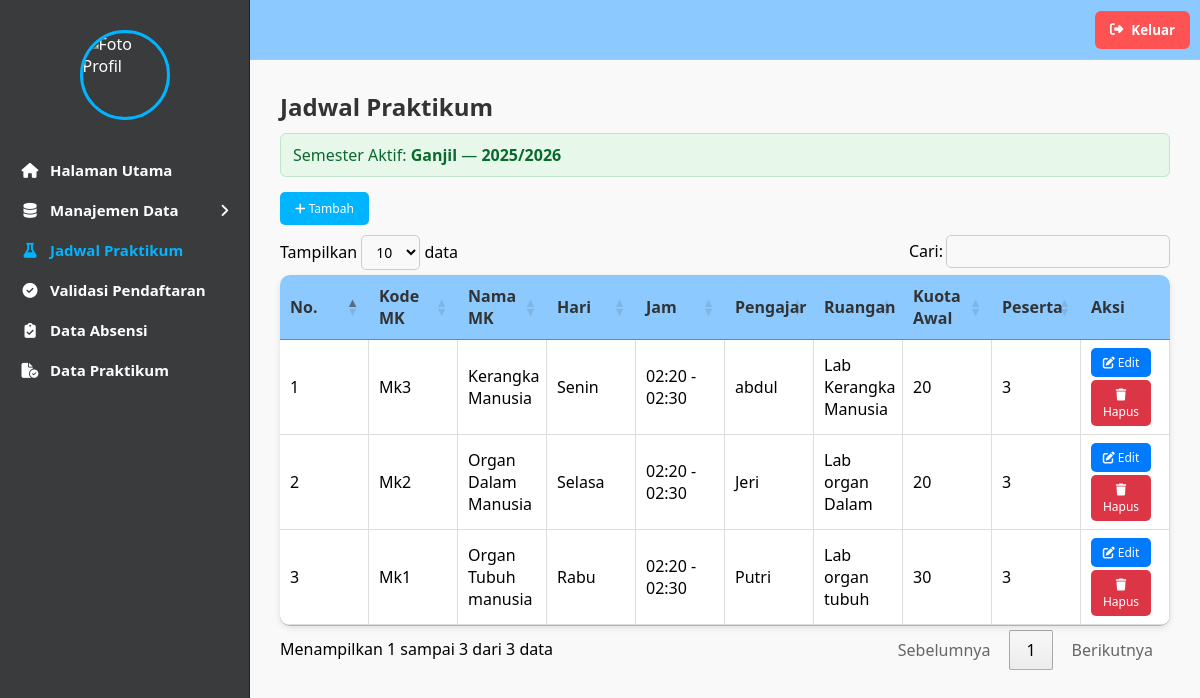
/admin/jadwal/jadwal.php (signed in), run on the app's committed database.
### tables this page shows
CREATE TABLE `semester` (
  `id` int NOT NULL,
  `nama_semester` varchar(50) NOT NULL,
  `tahun_ajaran` varchar(20) NOT NULL,
  `status` enum('Aktif','Tidak Aktif') NOT NULL DEFAULT 'Aktif'
);

CREATE TABLE `jadwal_praktikum` (
  `id` int NOT NULL,
  `id_mk` int NOT NULL,
  `id_dosen` int NOT NULL,
  `id_ruangan` int NOT NULL,
  `id_semester` int NOT NULL,
  `hari` enum('Senin','Selasa','Rabu','Kamis','Jumat','Sabtu','Minggu') NOT NULL,
  `jam_mulai` time NOT NULL,
  `jam_selesai` time NOT NULL,
  `kuota` int NOT NULL,
  `kuota_awal` int DEFAULT NULL,
  `peserta` int NOT NULL DEFAULT '0'
);

CREATE TABLE `matakuliah_praktikum` (
  `id` int NOT NULL,
  `kode_mk` varchar(20) NOT NULL,
  `nama_mk` varchar(100) NOT NULL,
  `sks` int NOT NULL,
  `semester` varchar(10) NOT NULL,
  `id_semester` int DEFAULT NULL,
  `modul` varchar(255) DEFAULT NULL
);

CREATE TABLE `dosen` (
  `id` int NOT NULL,
  `nidn` varchar(20) NOT NULL,
  `nama` varchar(100) NOT NULL,
  `prodi` enum('Farmasi','Analis Kesehatan') NOT NULL,
  `jenis_kelamin` enum('Laki-laki','Perempuan') NOT NULL,
  `alamat` varchar(255) DEFAULT NULL,
  `no_hp` varchar(20) DEFAULT NULL,
  `user_id` int DEFAULT NULL
);

CREATE TABLE `ruangan` (
  `id` int NOT NULL,
  `kode_ruangan` varchar(20) NOT NULL,
  `nama_ruangan` varchar(100) NOT NULL,
  `kapasitas` int NOT NULL,
  `lokasi` varchar(100) NOT NULL
);

### admin/jadwal/jadwal.php (the view, shortened to what this page needs)
<?php
include '../../koneksi/koneksi.php';
include '../../koneksi/sidebar.php';
function e($v){ return htmlspecialchars((string)($v ?? ''), ENT_QUOTES, 'UTF-8'); }
$rsSem = mysqli_query($conn, "SELECT id, nama_semester, tahun_ajaran FROM semester WHERE status='Aktif' LIMIT 1");
$semAktif = mysqli_fetch_assoc($rsSem);
$id_semester_aktif = $semAktif['id'] ?? null;
?>
<!doctype html>
<html>
<head>
  <link rel="stylesheet" href="https://cdn.datatables.net/1.13.6/css/jquery.dataTables.min.css">
  <link rel="stylesheet" href="https://cdnjs.cloudflare.com/ajax/libs/font-awesome/6.5.0/css/all.min.css">
</head>
<body>
<div class="konten-utama">
  <h2>Jadwal Praktikum</h2>
  <?php if($id_semester_aktif): ?>
    <div class="info-sem info-aktif">
      Semester Aktif: <b><?= e($semAktif['nama_semester']) ?></b> — <b><?= e($semAktif['tahun_ajaran']) ?></b>
    </div>
  <?php else: ?>
    <div class="info-sem info-none">
      Belum ada <b>Semester</b> berstatus <b>Aktif</b>. Silakan aktifkan/ tambahkan semester terlebih dahulu pada menu Semester.
    </div>
  <?php endif; ?>
  <button class="tombol tombol-tambah" onclick="tambahJadwal()" <?= $id_semester_aktif ? '' : 'disabled' ?>>
    <i class="fa-solid fa-plus"></i> Tambah
  </button>
  <table id="tabel-jadwal" class="tabel-jadwal">
    <thead>
      <tr>
        <th>No.</th>
        <th>Kode MK</th>
        <th>Nama MK</th>
        <th>Hari</th>
        <th>Jam</th>
        <th>Pengajar</th>
        <th>Ruangan</th>
        <th>Kuota Awal</th>
        <th>Peserta</th>
        <th>Aksi</th>
      </tr>
    </thead>
    <tbody>
<?php
$no = 1;
if ($id_semester_aktif) {
    $query = mysqli_query($conn, "
        SELECT jp.*, mk.kode_mk, mk.nama_mk, d.nama as pengajar, r.nama_ruangan,
               (SELECT COUNT(*) FROM pilihan_jadwal pj WHERE pj.id_jadwal = jp.id) as peserta
        FROM jadwal_praktikum jp
        LEFT JOIN matakuliah_praktikum mk ON jp.id_mk = mk.id
        LEFT JOIN dosen d ON jp.id_dosen = d.id
        LEFT JOIN ruangan r ON jp.id_ruangan = r.id
        WHERE jp.id_semester = {$id_semester_aktif}
        ORDER BY jp.hari, jp.jam_mulai ASC, jp.id ASC
    ");
} else {
    $query = mysqli_query($conn, "SELECT 1 WHERE 1=0");
}
while($row = mysqli_fetch_assoc($query)) {
    $mulai   = isset($row['jam_mulai'])   ? date('H:i', strtotime($row['jam_mulai']))   : '00:00';
    $selesai = isset($row['jam_selesai']) ? date('H:i', strtotime($row['jam_selesai'])) : '00:00';
?>
<tr>
    <td data-label="No"><?= $no++; ?></td>
    <td data-label="Kode MK"><?= e($row['kode_mk'] ?? '') ?></td>
    <td data-label="Nama MK"><?= e($row['nama_mk'] ?? '') ?></td>
    <td data-label="Hari"><?= e($row['hari'] ?? '') ?></td>
    <td data-label="Jam"><?= $mulai . ' - ' . $selesai; ?></td>
    <td data-label="Pengajar"><?= e($row['pengajar'] ?? '') ?></td>
    <td data-label="Ruangan"><?= e($row['nama_ruangan'] ?? '') ?></td>
    <td data-label="Kuota Awal"><?= (int)($row['kuota_awal'] ?? 0); ?></td>
    <td data-label="Peserta"><?= (int)($row['peserta'] ?? 0); ?></td>
    <td data-label="Aksi">
        <button class="tombol tombol-edit" onclick="editJadwal(<?= (int)$row['id']; ?>)">
            <i class="fa-solid fa-pen-to-square"></i> Edit
        </button>
        <button class="tombol tombol-hapus" onclick="hapusJadwal(<?= (int)$row['id']; ?>)">
            <i class="fa-solid fa-trash"></i> Hapus
        </button>
    </td>
</tr>
<?php } ?>
</tbody>
  </table>
</div>
</body>
</html>

### koneksi/sidebar.php (shortened to what this page needs)
<?php
$halaman = basename($_SERVER['PHP_SELF']);
?>
<!DOCTYPE html>
<html lang="id">
<head>
  <link rel="stylesheet" href="https://cdnjs.cloudflare.com/ajax/libs/font-awesome/6.5.0/css/all.min.css">
</head>
<body>
  <div class="menu-samping" id="menuSamping">
    <div class="bagian-foto" id="tombolProfil">
      <img src="logo.png" alt="Foto Profil">
    </div>
    <div class="daftar-menu">
      <a href="../halaman_utama/halaman_utama.php" class="<?= $halaman == 'halaman_utama.php' ? 'active' : '' ?>">
        <i class="fa-solid fa-house"></i> Halaman Utama
      </a>
      <div class="menu-item" id="dataMenu">
        <span><i class="fa-solid fa-database"></i>Manajemen Data</span>
        <i class="fa-solid fa-angle-right arrow"></i>
      </div>
      <a href="../jadwal/jadwal.php" class="<?= $halaman == 'jadwal.php' ? 'active' : '' ?>">
        <i class="fa-solid fa-flask"></i> Jadwal Praktikum
      </a>
      <a href="../validasi/validasi.php" class="<?= $halaman == 'validasi.php' ? 'active' : '' ?>">
        <i class="fa-solid fa-circle-check"></i> Validasi Pendaftaran
      </a>
      <a href="../absensi/absensi.php" class="<?= $halaman == 'absensi.php' ? 'active' : '' ?>">
        <i class="fa-solid fa-clipboard-check"></i> Data Absensi
      </a>
      <a href="../laporan/laporan.php" class="<?= $halaman == 'laporan.php' ? 'active' : '' ?>">
        <i class="fa-solid fa-file-circle-check"></i> Data Praktikum
      </a>
    </div>
  </div>
  <div class="menu-atas">
    <button class="tombol-keluar" id="keluar">
      <i class="fa-solid fa-right-from-bracket"></i> Keluar
    </button>
  </div>
</body>
</html>

### koneksi/sidebar.php (style rules this page uses)
* { margin: 0; padding: 0; box-sizing: border-box; font-family: 'Segoe UI', Tahoma, Geneva, Verdana, sans-serif; }
body { display: flex; min-height: 100vh; background-color: #f3f3f3; overflow-x: hidden; }
.menu-samping { width: 250px; background-color: #3a3b3c; display: flex; flex-direction: column; align-items: flex-start; padding: 30px 0; color: #fff; position: fixed; top: 0; bottom: 0; left: 0; z-index: 200; border-right: 1px solid #222; transition: transform 0.3s ease; }
.bagian-foto { width: 100%; display: flex; justify-content: center; margin-bottom: 30px; cursor: pointer; }
.bagian-foto img { width: 90px; height: 90px; border-radius: 50%; object-fit: cover; border: 3px solid #00b4ff; transition: 0.3s; }
.daftar-menu { display: flex; flex-direction: column; width: 100%; padding-left: 20px; }
.daftar-menu a, .menu-item { display: flex; align-items: center; justify-content: flex-start; text-decoration: none; color: #fff; font-weight: bold; font-size: 15px; padding: 10px 0; transition: all 0.3s ease; cursor: pointer; }
.daftar-menu a i, .menu-item i:first-child { margin-right: 10px; width: 20px; text-align: center; }
.daftar-menu a.active, .menu-item.active span { color: #00b4ff; font-weight: bold; }
.menu-item .arrow { margin-left: auto; margin-right: 20px; transition: transform 0.3s; }
.menu-atas { position: fixed; top: 0; left: 250px; right: 0; height: 60px; background: #8bc9ff; border-bottom: 1px solid #c0c3c6ff; display: flex; justify-content: flex-end; align-items: center; padding: 0 10px; z-index: 250; transition: left 0.3s ease; }
.tombol-keluar { background-color: #ff5252; color: white; border: none; padding: 10px 15px; border-radius: 6px; cursor: pointer; font-weight: bold; transition: 0.3s; display: flex; align-items: center; gap: 8px; }

### admin/jadwal/jadwal.php (style rules this page uses)
.konten-utama { margin-left:250px; margin-top:60px; padding:30px; min-height:calc(100vh - 60px); background:#f9f9f9; font-family:Arial,sans-serif; }
.konten-utama h2 { margin-bottom:10px; color:#333; }
.info-sem { margin-bottom:15px; padding:10px 12px; border-radius:6px; }
.info-aktif { background:#e7f7e9; color:#096a2e; border:1px solid #bde5c8; }
.tombol { border:none; border-radius:5px; cursor:pointer; color:white; font-size:12px; transition:0.3s; }
.tombol-edit { background:#007bff; width:60px; margin-bottom:3px; padding:6px 10px; }
.tombol-hapus { background:#dc3545; width:60px; padding:6px 10px; }
.tombol-tambah { background:#00b4ff; margin-bottom:10px; padding:8px 15px; }
.tabel-jadwal { width:100%; border-collapse:collapse; background:white; border-radius:10px; overflow:hidden; box-shadow:0 2px 6px rgba(0,0,0,0.1); table-layout:fixed; }
.tabel-jadwal th { background:#8bc9ff; color:#333; text-align:left; padding:12px 15px; }
.tabel-jadwal td { padding:12px 15px; border-bottom:1px solid #ddd; border-right:1px solid #ddd; }

### data on the page
semester: nama_semester "Ganjil", tahun_ajaran "2025/2026"
jadwal_praktikum: id_mk.kode_mk "Mk3", id_mk.nama_mk "Kerangka Manusia", hari "Senin", jam_mulai "02:20", jam_selesai "02:30", id_dosen.nama "abdul", id_ruangan.nama_ruangan "Lab Kerangka Manusia", kuota_awal "20", peserta "3"
jadwal_praktikum: id_mk.kode_mk "Mk2", id_mk.nama_mk "Organ Dalam Manusia", hari "Selasa", jam_mulai "02:20", jam_selesai "02:30", id_dosen.nama "Jeri", id_ruangan.nama_ruangan "Lab organ Dalam", kuota_awal "20", peserta "3"
jadwal_praktikum: id_mk.kode_mk "Mk1", id_mk.nama_mk "Organ Tubuh manusia", hari "Rabu", jam_mulai "02:20", jam_selesai "02:30", id_dosen.nama "Putri", id_ruangan.nama_ruangan "Lab organ tubuh", kuota_awal "30", peserta "3"
